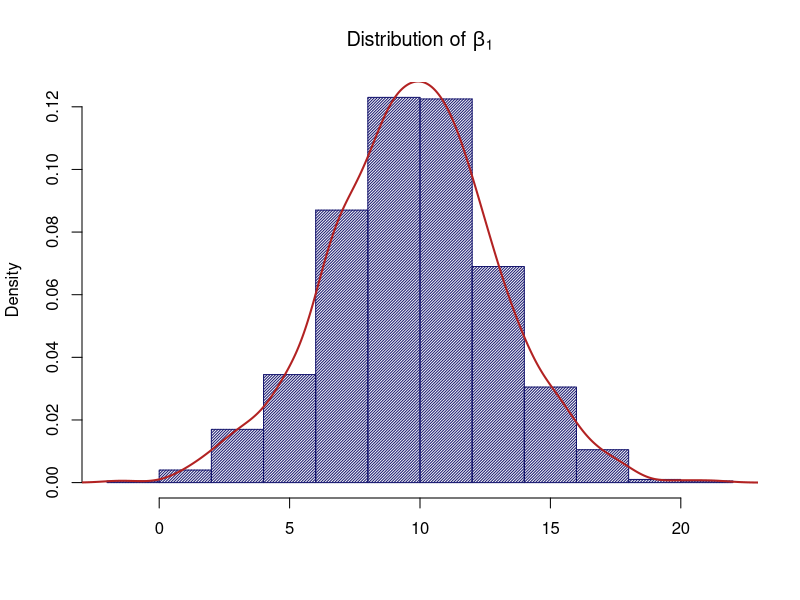
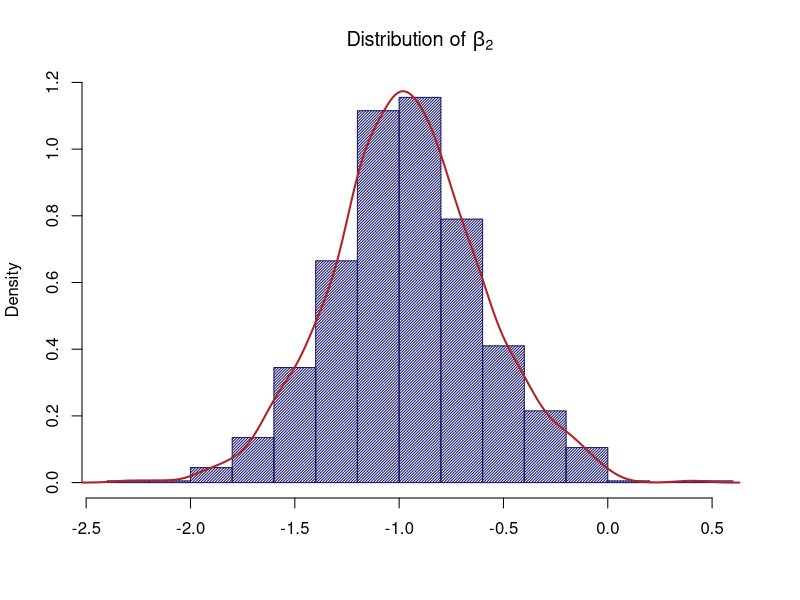
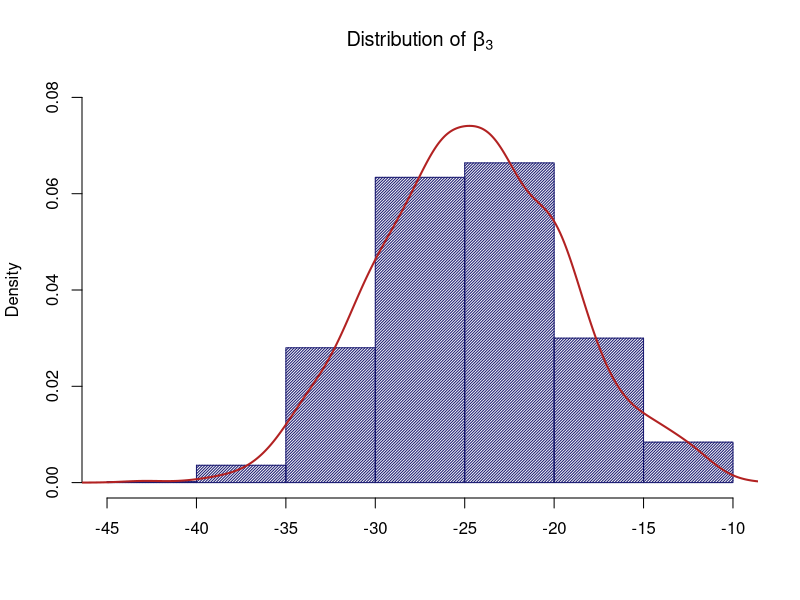

These figures' R source, in order:
# Loading the required libraries
library(ggplot2)

# Setting the seed
set.seed(123)

# Drawing Xn from a random uniform distribution
X <- runif(n=100, min=1, max=10)

# Writing a function to generate Y conditional
# on X and given variance
simulate.OLS <- function(Xn, vY){
    # Generating reciprocal of X
    Xinv <- 1/Xn
    # Generating y_n
    Y <- rnorm(n=100, mean=10-X-(25/X), sd=sqrt(vY))
    reg <- lm(Y~Xn+Xinv)
    Coeff <- summary(reg)$coefficients[, 1]
    return(Coeff)
}

# Running the regression 1000 times keeping Xn constant
regRuns <- lapply(1:1000, function(...) simulate.OLS(Xn=X, vY=25))
# Storing the sample coefficients
sampleCoefs <- data.frame(do.call(rbind, regRuns))
colnames(sampleCoefs) <- c("b1", "b2", "b3")

# Storing the sample mean of coefficients
sampleMeans <- colMeans(sampleCoefs)

hist(sampleCoefs[, 1], freq=FALSE,
     density=50, col="midnightblue",
     xlab="",
     main=expression(paste("Distribution of ", beta[01])))
lines(density(sampleCoefs[, 1]), col="firebrick", lwd=2)

hist(sampleCoefs[, 2], freq=FALSE,
     density=50, col="midnightblue",
     xlab="",
     main=expression(paste("Distribution of ", beta[02])))
lines(density(sampleCoefs[, 2]), col="firebrick", lwd=2)

hist(sampleCoefs[, 3], freq=FALSE, ylim=c(0, 0.08),
     density=50, col="midnightblue",
     xlab="",
     main=expression(paste("Distribution of ", beta[03])))
lines(density(sampleCoefs[, 3]), col="firebrick", lwd=2)
